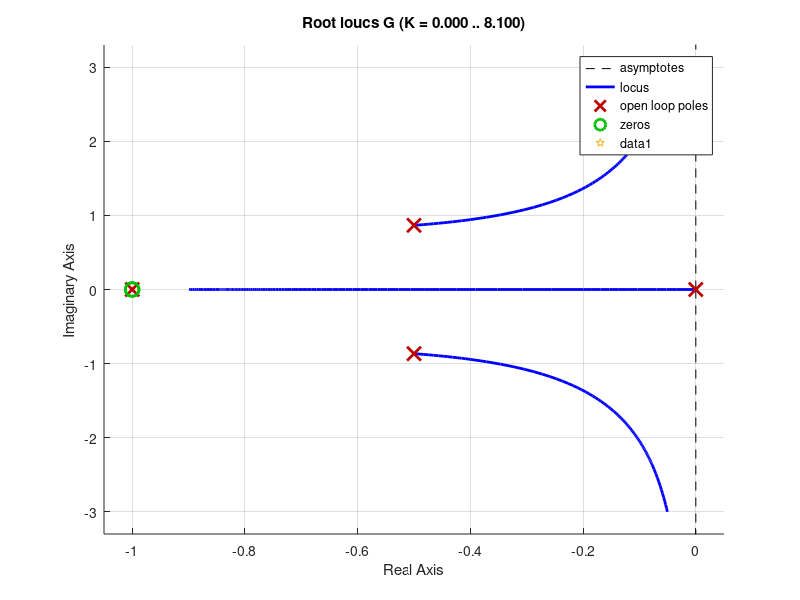

Here is the MATLAB script that generated this plot: (Note: this script raises an error after producing the figure.)
clc;
close all;
clear;

G = tf([1 2 1],[1 2 2 1 0])

erp = 0.005;
Mp = 10%
ts = 1;
Kvel = 1/erp
phi = atand(-pi/log(Mp/100))

zetta = cosd(phi)

wn_d = 4/(ts*zetta)

p = [(-zetta*wn_d + i*wn_d*sqrt(1-zetta^2));( -zetta*wn_d - i*wn_d*sqrt(1-zetta^2))]

%aph
figure; hold on;
rlocus(G,'r')
plot(real(p),imag(p),'p')
comp = 2
d_phi = (-180) - ((-360)+rad2deg(angle(evalfr(G,p(1)))))+comp

alpha = 180 -phi

phiz = (alpha+d_phi)/2
phip = (alpha-d_phi)/2
RE = real(p(1))
IM = imag(p(1))
za = RE - IM/tand(phiz)
pa = RE - IM/tand(phip)

Ga = tf([1 -za],[1 -pa])
Ka = 1/abs(evalfr(Ga*G,p(1)))
rlocus(Ka*Ga*G,'g')
p2 = rlocus(Ka*Ga*G,1)
plot(real(p2),imag(p2),'s')

%reph
GaG = Ka*Ga*G
K = Kvel/(GaG.Numerator{1,1}(end)/GaG.Denominator{1,1}(end-1))
F = 10
zr = RE/F
pr = zr/K
Gr = tf([1 -zr],[1 -pr])
Kr = 1/abs(evalfr(Gr*GaG,p(1)))

rlocus(Kr*Gr*GaG)
rlocus(Kr*Gr*GaG)
p2 = rlocus(Kr*Gr*GaG,1)
plot(real(p2),imag(p2),'p')

%verif 
TF = Kr*Gr*GaG
t = [0:0.1:15]
u = t';
y = lsim(feedback(TF,1),u,t);
err = u -y;
figure; 
plot(t,err)
figure;
step(feedback(TF,1))
[y2,t] = step(feedback(TF,1));
sys = stepinfo(y2,t)
Mp = (max(y2)-y2(end))/y2(end)
ts = sys.SettlingTime
